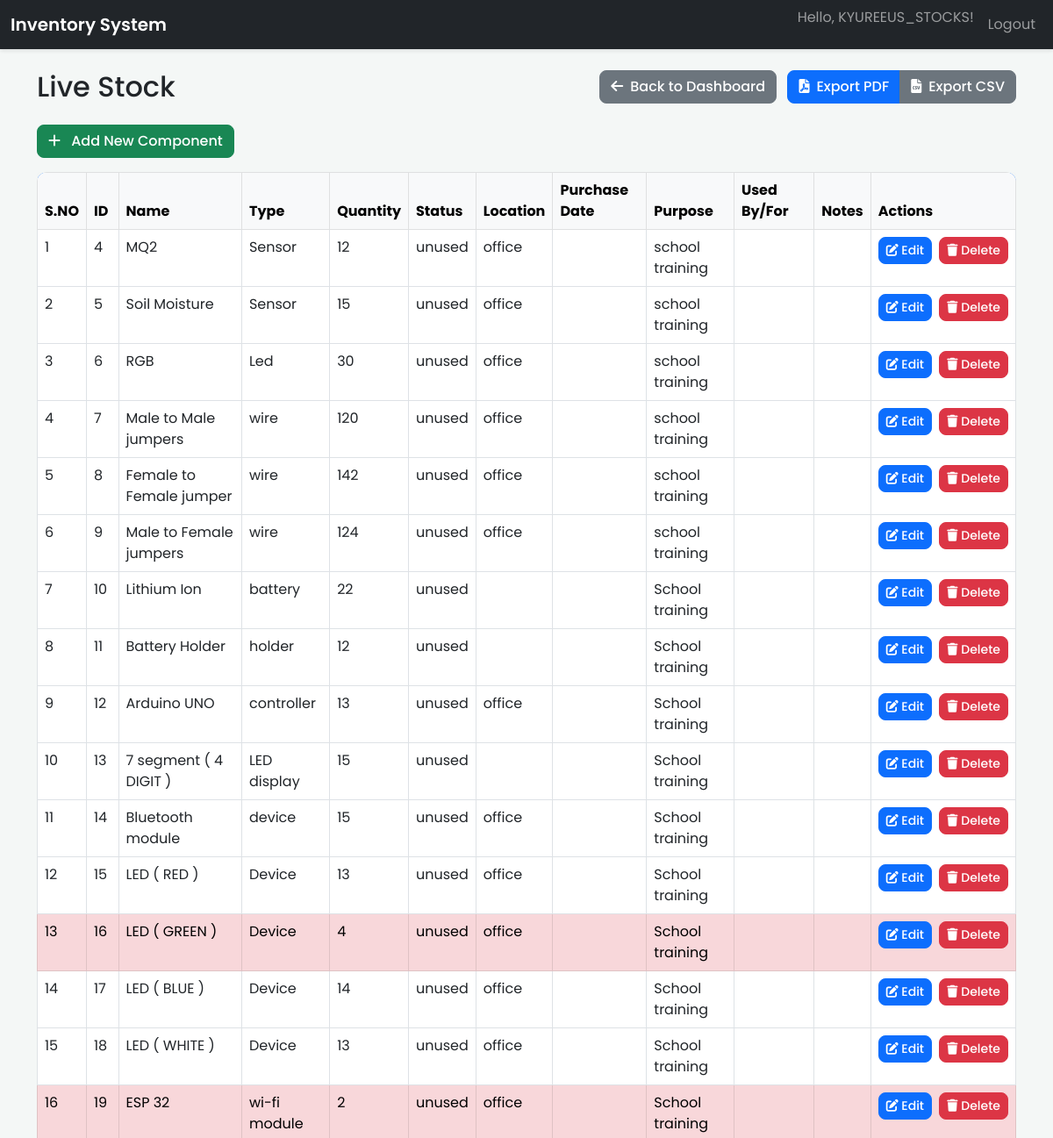
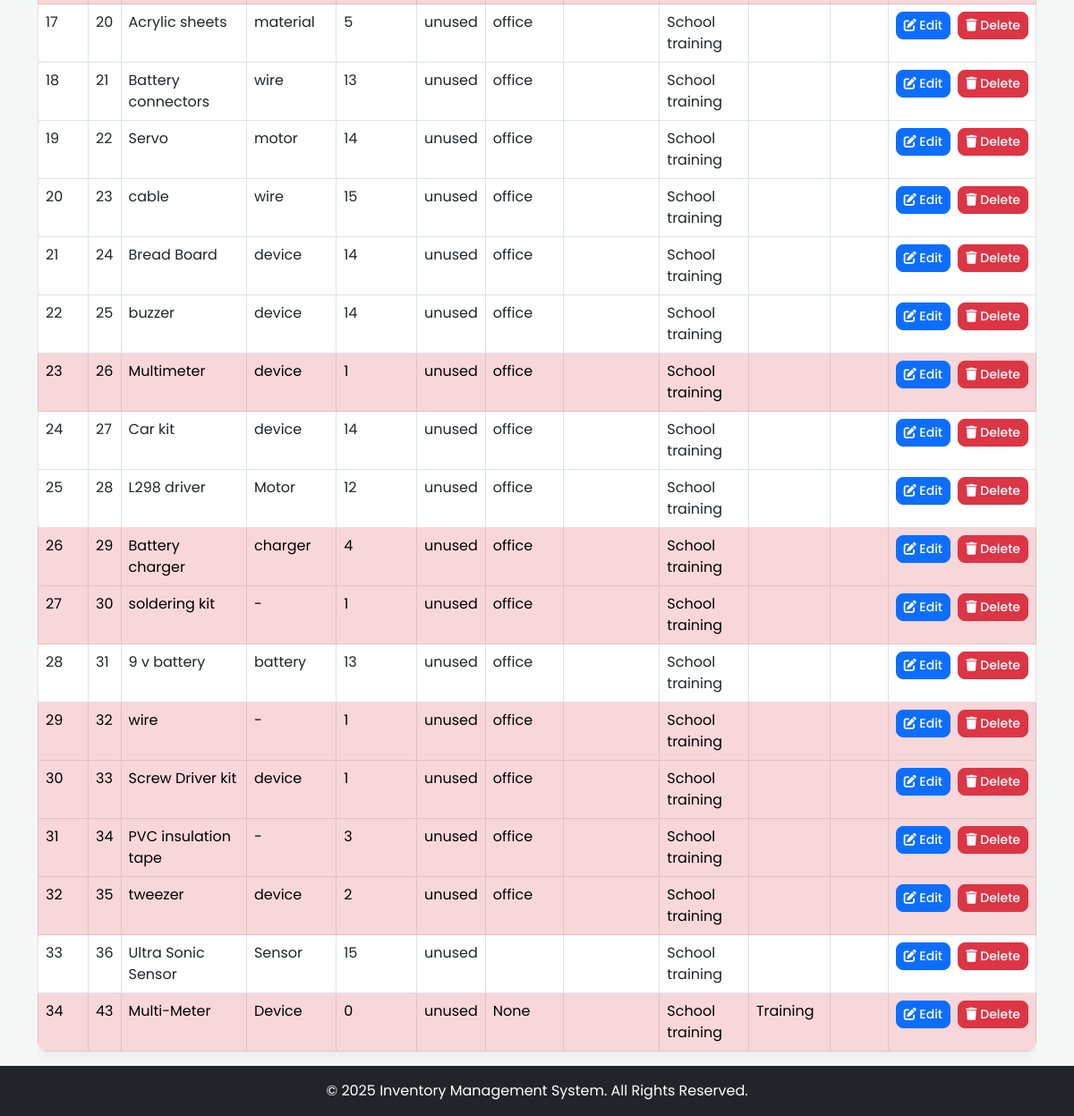
Page /inventory (signed in) on the committed database (2 pictures, top to bottom).
### app.py (models this page shows)
class User(db.Model, UserMixin):
    id = db.Column(db.Integer, primary_key=True)
    username = db.Column(db.String(80), unique=True, nullable=False)
    password_hash = db.Column(db.String(128), nullable=False)

class Component(db.Model):
    id = db.Column(db.Integer, primary_key=True)
    name = db.Column(db.String(100), nullable=False)
    type = db.Column(db.String(100), nullable=False)
    quantity = db.Column(db.Integer, nullable=False)
    status = db.Column(db.String(20), nullable=False)  # used, unused, defect
    location = db.Column(db.String(100))
    purchase_date = db.Column(db.String(20))
    notes = db.Column(db.Text)
    purpose = db.Column(db.String(200))
    used_by_for = db.Column(db.String(100))

### app.py (the view)
@app.route('/inventory')
@login_required
def inventory():
    all_components = Component.query.all()
    navabarath_components = Component.query.filter(Component.location.ilike('%navabarath%')).all()
    companion_robot_components = Component.query.filter(Component.location.ilike('%companion robot%')).all()
    navabarath_ids = {c.id for c in navabarath_components}
    companion_robot_ids = {c.id for c in companion_robot_components}
    livestock_components = [c for c in all_components if c.id not in navabarath_ids and c.id not in companion_robot_ids]
    return render_template(
        'inventory.html',
        livestock_components=livestock_components,
        navabarath_components=navabarath_components
    )

### app.py (called while the page is built)
@login_manager.user_loader
def load_user(user_id):
    return User.query.get(int(user_id))

@app.context_processor
def inject_now():
    return {'now': datetime.datetime.utcnow()}

### templates/inventory.html (shortened to what this page needs)
{% extends 'base.html' %}
{% block content %}
<div class="d-flex justify-content-between align-items-center mb-4">
    <h2 class="mb-0">Live Stock</h2>
    <div>
        <a href="/" class="btn btn-secondary"><i class="fas fa-arrow-left me-2"></i>Back to Dashboard</a>
        <div class="btn-group ms-2">
            <a href="/export_pdf" class="btn btn-primary"><i class="fas fa-file-pdf me-2"></i>Export PDF</a>
            <a href="/export_csv" class="btn btn-secondary"><i class="fas fa-file-csv me-2"></i>Export CSV</a>
        </div>
    </div>
</div>
<div class="mb-3">
    <button class="btn btn-success" type="button" data-bs-toggle="collapse" data-bs-target="#addComponentForm" aria-expanded="false" aria-controls="addComponentForm">
        <i class="fas fa-plus me-2"></i> Add New Component
    </button>
</div>
<div class="table-responsive">
    <table class="table table-bordered table-hover">
        <thead class="table-light">
            <tr>
                <th>S.NO</th>
                <th>ID</th>
                <th>Name</th>
                <th>Type</th>
                <th>Quantity</th>
                <th>Status</th>
                <th>Location</th>
                <th>Purchase Date</th>
                <th>Purpose</th>
                <th>Used By/For</th>
                <th>Notes</th>
                <th>Actions</th>
            </tr>
        </thead>
        <tbody>
            {% for component in livestock_components %}
            <tr {% if component.quantity < 5 %}class="table-danger"{% endif %}>
                <td>{{ loop.index }}</td>
                <td>{{ component.id }}</td>
                <td>{{ component.name }}</td>
                <td>{{ component.type }}</td>
                <td>{{ component.quantity }}</td>
                <td>{{ component.status }}</td>
                <td>{{ component.location }}</td>
                <td>{{ component.purchase_date }}</td>
                <td>{{ component.purpose }}</td>
                <td>{{ component.used_by_for }}</td>
                <td>{{ component.notes }}</td>
                <td>
                    <a href="/edit/{{ component.id }}" class="btn btn-sm btn-primary me-1"><i class="fas fa-edit"></i> Edit</a>
                    <form method="post" action="/delete/{{ component.id }}" style="display: inline;" onsubmit="return confirm('Are you sure you want to delete this component?')">
                        <button type="submit" class="btn btn-sm btn-danger"><i class="fas fa-trash"></i> Delete</button>
                    </form>
                </td>
            </tr>
            {% else %}
            <tr>
                <td colspan="12" class="text-center">No components found in Live Stock.</td>
            </tr>
            {% endfor %}
        </tbody>
    </table>
</div>
{% endblock %}

### templates/base.html (shortened to what this page needs)
<!DOCTYPE html>
<html lang="en">
<head>
    <link href="https://cdn.jsdelivr.net/npm/bootstrap@5.3.0/dist/css/bootstrap.min.css" rel="stylesheet">
    <link rel="stylesheet" href="https://cdnjs.cloudflare.com/ajax/libs/font-awesome/6.0.0/css/all.min.css">
    <link rel="stylesheet" href="/static/style.css">
</head>
<body>
    {% if request.endpoint not in ['login', 'register', 'index'] %}
    <nav class="navbar navbar-expand-lg navbar-dark bg-dark mb-4">
        <div class="container-fluid">
            <a class="navbar-brand" href="/">Inventory System</a>
            <div class="collapse navbar-collapse" id="navbarContent">
                <ul class="navbar-nav ms-auto mb-2 mb-lg-0">
                    {% if current_user.is_authenticated %}
                        <li class="nav-item">
                            <span class="navbar-text me-2">Hello, {{ current_user.username }}!</span>
                        </li>
                        <li class="nav-item">
                            <a class="nav-link" href="/logout">Logout</a>
                        </li>
                    {% endif %}
                </ul>
            </div>
        </div>
    </nav>
    {% endif %}
    <div class="container">
        {% block content %}{% endblock %}
    </div>
    <footer class="footer mt-auto py-3 bg-dark text-white">
        <div class="container text-center">
            <span>&copy; {{ now.year }} Inventory Management System. All Rights Reserved.</span>
        </div>
    </footer>
</body>
</html>

### static/style.css (style rules this page uses)
body { font-family: 'Poppins', sans-serif; background-color: #f4f7f6; color: #212529; display: flex; flex-direction: column; min-height: 100vh; }
.container { flex: 1; }
.navbar { box-shadow: 0 2px 4px rgba(0,0,0,.1); }
.navbar-brand { font-weight: 600; }
.btn { border-radius: 0.5rem; font-weight: 500; transition: all 0.2s ease-in-out; }
.table { border-radius: 0.75rem; overflow: hidden; box-shadow: 0 4px 12px rgba(0,0,0,0.05); }
.table thead { background-color: #0d6efd; color: white; }
.table th { border-top: none; border-bottom-width: 0; }
.btn-sm { padding: 0.25rem 0.5rem; font-size: 0.875rem; }
.table td:last-child { white-space: nowrap; width: 1%; }

### rows in the picture
User: username "KYUREEUS_STOCKS"
Component: id "4", name "MQ2", type "Sensor", quantity "12", status "unused", location "office", purpose "school training"
Component: id "5", name "Soil Moisture", type "Sensor", quantity "15", status "unused", location "office", purpose "school training"
Component: id "6", name "RGB", type "Led", quantity "30", status "unused", location "office", purpose "school training"
Component: id "7", name "Male to Male jumpers", type "wire", quantity "120", status "unused", location "office", purpose "school training"
Component: id "8", name "Female to Female jumper", type "wire", quantity "142", status "unused", location "office", purpose "school training"
Component: id "9", name "Male to Female jumpers", type "wire", quantity "124", status "unused", location "office", purpose "school training"
Component: id "10", name "Lithium Ion", type "battery", quantity "22", status "unused", purpose "School training"
Component: id "11", name "Battery Holder", type "holder", quantity "12", status "unused", purpose "School training"
Component: id "12", name "Arduino UNO", type "controller", quantity "13", status "unused", location "office", purpose "School training"
Component: id "13", name "7 segment ( 4 DIGIT )", type "LED display", quantity "15", status "unused", purpose "School training"
Component: id "14", name "Bluetooth module", type "device", quantity "15", status "unused", location "office", purpose "School training"
Component: id "15", name "LED ( RED )", type "Device", quantity "13", status "unused", location "office", purpose "School training"
Component: id "16", name "LED ( GREEN )", type "Device", quantity "4", status "unused", location "office", purpose "School training"
Component: id "17", name "LED ( BLUE )", type "Device", quantity "14", status "unused", location "office", purpose "School training"
Component: id "18", name "LED ( WHITE )", type "Device", quantity "13", status "unused", location "office", purpose "School training"
Component: id "19", name "ESP 32", type "wi-fi module", quantity "2", status "unused", location "office", purpose "School training"
Component: id "20", name "Acrylic sheets", type "material", quantity "5", status "unused", location "office", purpose "School training"
Component: id "21", name "Battery connectors", type "wire", quantity "13", status "unused", location "office", purpose "School training"
Component: id "22", name "Servo", type "motor", quantity "14", status "unused", location "office", purpose "School training"
Component: id "23", name "cable", type "wire", quantity "15", status "unused", location "office", purpose "School training"
Component: id "24", name "Bread Board", type "device", quantity "14", status "unused", location "office", purpose "School training"
Component: id "25", name "buzzer", type "device", quantity "14", status "unused", location "office", purpose "School training"
Component: id "26", name "Multimeter", type "device", quantity "1", status "unused", location "office", purpose "School training"
Component: id "27", name "Car kit", type "device", quantity "14", status "unused", location "office", purpose "School training"
Component: id "28", name "L298 driver", type "Motor", quantity "12", status "unused", location "office", purpose "School training"
Component: id "29", name "Battery charger", type "charger", quantity "4", status "unused", location "office", purpose "School training"
Component: id "30", name "soldering kit", type "-", quantity "1", status "unused", location "office", purpose "School training"
Component: id "31", name "9 v battery", type "battery", quantity "13", status "unused", location "office", purpose "School training"
Component: id "32", name "wire", type "-", quantity "1", status "unused", location "office", purpose "School training"
Component: id "33", name "Screw Driver kit", type "device", quantity "1", status "unused", location "office", purpose "School training"
Component: id "34", name "PVC insulation tape", type "-", quantity "3", status "unused", location "office", purpose "School training"
Component: id "35", name "tweezer", type "device", quantity "2", status "unused", location "office", purpose "School training"
Component: id "36", name "Ultra Sonic Sensor", type "Sensor", quantity "15", status "unused", purpose "School training"
Component: id "43", name "Multi-Meter", type "Device", quantity "0", status "unused", location "None", purpose "School training", used_by_for "Training"
